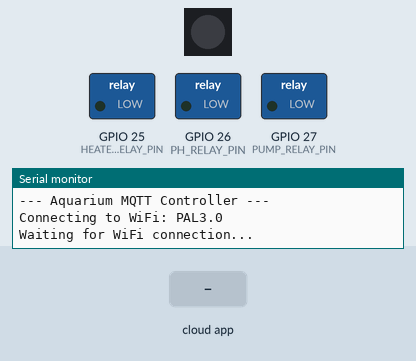
This sketch was run on a simulated ESP32. On the bench: 1 RGB LEDs in strip order, left to right, switched loads named in the sketch (green lamp = pin HIGH), the last lines printed to the serial monitor. Inputs (shaded band) come from the test bench. Dim RGB values are drawn brighter than linear; WiFi joins after 1.5 s; servers stay silent unless stated; random numbers use the default seed unless the sketch sets one; no MQTT or app messages arrive unless stated.

Above: at 0.1 s.
At 1.51 s:
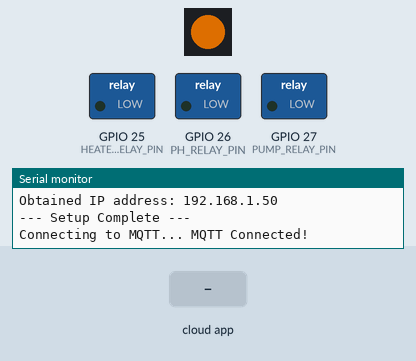
At 2.7 s:
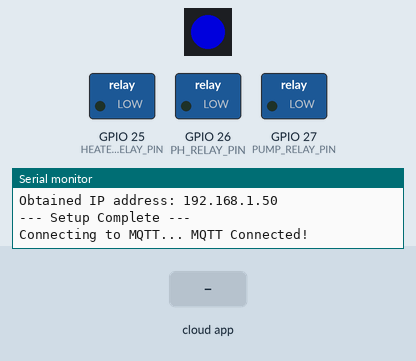
2.8 s: the phone or cloud app sets HEATER_CTRL to Heater
4.3 s: the phone or cloud app sets PH_CTRL to Heater
5.8 s: the phone or cloud app sets PUMP_CTRL to Heater
7.3 s: the phone or cloud app sets HEATER_CTRL to ON
8.8 s: the phone or cloud app sets PH_CTRL to ON
10.3 s: the phone or cloud app sets PUMP_CTRL to ON
Timing chart, 0 to 12.8 s (numbered marks = the images above; inputs shaded):
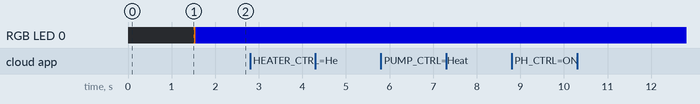

The sketch:

sketch_oct9a.ino
```cpp
#include "aquarium_mqtt.h"

void setup() {
  // Initialize Serial for debugging
  Serial.begin(115200);

  // Run the setup function that contains all the WiFi and MQTT logic
  aquarium_setup();
}

void loop() {
  // Run the loop function that handles all MQTT messages and sensor publishing
  aquarium_loop();
}
```

aquarium_mqtt.cpp
```cpp
#include "aquarium_mqtt.h"
#include <WiFi.h>
#include "esp_eap_client.h"
#include <Adafruit_NeoPixel.h>
#include "Adafruit_MQTT.h"
#include "Adafruit_MQTT_Client.h"
#include <ArduinoJson.h>

// WiFi Credentials
const char* ssid = "PAL3.0";
const char* eap_username = "yu1206";
const char* eap_password = "xxxxxxxxxxx";

// Adafruit IO MQTT Broker Configuration
#define AIO_SERVER      "io.adafruit.com"
#define AIO_SERVERPORT  1883
#define AIO_USERNAME    "XiaohanYu1"
#define AIO_KEY         "xxxxxxxxxxxx"

// Hardware Pin Definitions
#define HEATER_RELAY_PIN 25
#define PH_RELAY_PIN     26
#define PUMP_RELAY_PIN   27
#define RGB_LED_PIN 38

Adafruit_NeoPixel pixels(1, RGB_LED_PIN, NEO_GRB + NEO_KHZ800);
WiFiClient client;
Adafruit_MQTT_Client mqtt(&client, AIO_SERVER, AIO_SERVERPORT, AIO_USERNAME, AIO_KEY);

// MQTT Feeds
Adafruit_MQTT_Publish tempSensorFeed = Adafruit_MQTT_Publish(&mqtt, AIO_USERNAME "/feeds/TEMP_SENSOR");
Adafruit_MQTT_Publish phSensorFeed = Adafruit_MQTT_Publish(&mqtt, AIO_USERNAME "/feeds/PH_SENSOR");
Adafruit_MQTT_Publish sysStatusFeed = Adafruit_MQTT_Publish(&mqtt, AIO_USERNAME "/feeds/SYS_STATUS");
Adafruit_MQTT_Subscribe heaterControlFeed = Adafruit_MQTT_Subscribe(&mqtt, AIO_USERNAME "/feeds/HEATER_CTRL");
Adafruit_MQTT_Subscribe phControlFeed = Adafruit_MQTT_Subscribe(&mqtt, AIO_USERNAME "/feeds/PH_CTRL");
Adafruit_MQTT_Subscribe pumpControlFeed = Adafruit_MQTT_Subscribe(&mqtt, AIO_USERNAME "/feeds/PUMP_CTRL");

// Global Variables for Timers
unsigned long lastSensorPublish = 0;
const long sensorPublishInterval = 30000;

// Helper function prototypes (private to this file)
static void MQTT_connect();
static void handleControlMessage(const char* device, const char* message);
static void publishSensorData();
static float getTemperature();
static float getPH();
static void WiFiEvent(WiFiEvent_t event, WiFiEventInfo_t info);


void aquarium_setup() {
  pixels.begin();
  pixels.clear();
  pixels.show();

  pinMode(HEATER_RELAY_PIN, OUTPUT);
  pinMode(PH_RELAY_PIN, OUTPUT);
  pinMode(PUMP_RELAY_PIN, OUTPUT);
  digitalWrite(HEATER_RELAY_PIN, LOW);
  digitalWrite(PH_RELAY_PIN, LOW);
  digitalWrite(PUMP_RELAY_PIN, LOW);

  Serial.println("\n--- Aquarium MQTT Controller ---");
  Serial.print("Connecting to WiFi: "); Serial.println(ssid);

  WiFi.disconnect(true);
  WiFi.mode(WIFI_STA);
  WiFi.onEvent(WiFiEvent);

  esp_eap_client_set_username((uint8_t *)eap_username, strlen(eap_username));
  esp_eap_client_set_password((uint8_t *)eap_password, strlen(eap_password));
  esp_wifi_sta_enterprise_enable();

  WiFi.begin(ssid);

  Serial.println("Waiting for WiFi connection...");
  while (WiFi.status() != WL_CONNECTED) { delay(500); }

  mqtt.subscribe(&heaterControlFeed);
  mqtt.subscribe(&phControlFeed);
  mqtt.subscribe(&pumpControlFeed);

  Serial.println("\n--- Setup Complete ---");
}

void aquarium_loop() {
  MQTT_connect();

  Adafruit_MQTT_Subscribe *subscription;
  while ((subscription = mqtt.readSubscription(1000))) {
    if (subscription == &heaterControlFeed) {
      handleControlMessage("Heater", (char *)heaterControlFeed.lastread);
    }
    if (subscription == &phControlFeed) {
      handleControlMessage("pH", (char *)phControlFeed.lastread);
    }
    if (subscription == &pumpControlFeed) {
      handleControlMessage("Pump", (char *)pumpControlFeed.lastread);
    }
  }

  unsigned long currentMillis = millis();
  if (currentMillis - lastSensorPublish >= sensorPublishInterval) {
    lastSensorPublish = currentMillis;
    publishSensorData();
  }

  if (!mqtt.ping()) {
    mqtt.disconnect();
  }
}

static void handleControlMessage(const char* device, const char* message) {
    Serial.printf("Received message for %s: %s\n", device, message);

    StaticJsonDocument<100> doc;
    DeserializationError error = deserializeJson(doc, message);

    if (error) {
        Serial.print(F("deserializeJson() failed: "));
        Serial.println(error.c_str());
        sysStatusFeed.publish("Error: Invalid JSON received.");
        return;
    }

    const char* action = doc["action"];

    if (strcmp(device, "Heater") == 0) {
        if (strcmp(action, "ON") == 0) {
            digitalWrite(HEATER_RELAY_PIN, HIGH);
            sysStatusFeed.publish("Heater turned ON");
        } else if (strcmp(action, "OFF") == 0) {
            digitalWrite(HEATER_RELAY_PIN, LOW);
            sysStatusFeed.publish("Heater turned OFF");
        }
    } else if (strcmp(device, "Pump") == 0) {
        if (strcmp(action, "ON") == 0) {
            digitalWrite(PUMP_RELAY_PIN, HIGH);
            sysStatusFeed.publish("Pump turned ON");
        } else if (strcmp(action, "OFF") == 0) {
            digitalWrite(PUMP_RELAY_PIN, LOW);
            sysStatusFeed.publish("Pump turned OFF");
        }
    } else if (strcmp(device, "pH") == 0) {
        if (strcmp(action, "DOSE") == 0) {
            digitalWrite(PH_RELAY_PIN, HIGH);
            sysStatusFeed.publish("pH dosing started...");
            delay(2000);
            digitalWrite(PH_RELAY_PIN, LOW);
            sysStatusFeed.publish("pH dosing complete.");
        }
    }
}

static void publishSensorData() {
    float temp = getTemperature();
    float ph = getPH();
    Serial.printf("Publishing Temp: %.2f C, pH: %.2f\n", temp, ph);
    tempSensorFeed.publish(temp);
    phSensorFeed.publish(ph);
}

static float getTemperature() {
    return 25.5 + ((float)random(0, 100) / 100.0);
}

static float getPH() {
    return 6.8 + ((float)random(0, 40) / 100.0);
}

static void MQTT_connect() {
  int8_t ret;
  if (mqtt.connected()) return;

  Serial.print("Connecting to MQTT... ");
  pixels.setPixelColor(0, pixels.Color(150, 75, 0));
  pixels.show();

  uint8_t retries = 3;
  while ((ret = mqtt.connect()) != 0) {
       Serial.println(mqtt.connectErrorString(ret));
       Serial.println("Retrying MQTT connection in 5 seconds...");
       mqtt.disconnect();
       delay(5000);
       if (--retries == 0) while (1);
  }
  Serial.println("MQTT Connected!");
  pixels.setPixelColor(0, pixels.Color(0, 0, 150));
  pixels.show();
}

static void WiFiEvent(WiFiEvent_t event, WiFiEventInfo_t info){
  if (event == ARDUINO_EVENT_WIFI_STA_GOT_IP) {
      Serial.print("\nObtained IP address: ");
      Serial.println(WiFi.localIP());
  } else if (event == ARDUINO_EVENT_WIFI_STA_DISCONNECTED) {
      Serial.println("\nDisconnected from WiFi. Retrying...");
  }
}
```

aquarium_mqtt.h
```cpp
#ifndef AQUARIUM_MQTT_H
#define AQUARIUM_MQTT_H


void aquarium_setup();

void aquarium_loop();

#endif 
```
